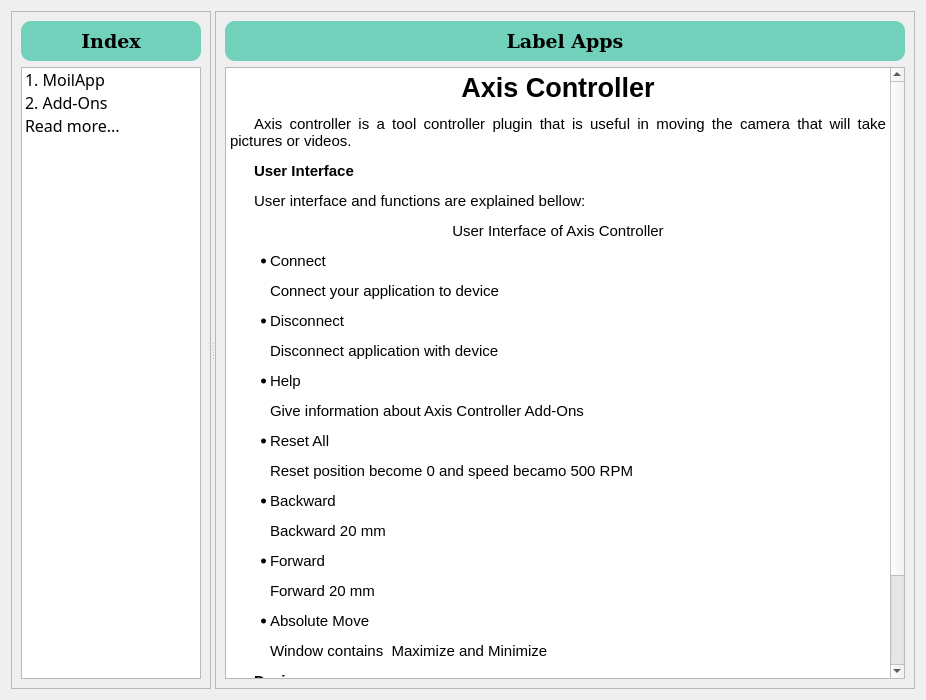
<?xml version="1.0" encoding="UTF-8"?>
<ui version="4.0">
 <class>Help</class>
 <widget class="QWidget" name="Help">
  <property name="geometry">
   <rect>
    <x>0</x>
    <y>0</y>
    <width>922</width>
    <height>700</height>
   </rect>
  </property>
  <property name="minimumSize">
   <size>
    <width>0</width>
    <height>700</height>
   </size>
  </property>
  <property name="maximumSize">
   <size>
    <width>1000</width>
    <height>16777215</height>
   </size>
  </property>
  <property name="windowTitle">
   <string>MoilApp Help</string>
  </property>
  <property name="windowIcon">
   <iconset>
    <normaloff>../../../../My/MoilApp.v.3/MoilApp/src/github/Moildev-apps/src/assets/help.png</normaloff>../../../../My/MoilApp.v.3/MoilApp/src/github/Moildev-apps/src/assets/help.png</iconset>
  </property>
  <layout class="QHBoxLayout" name="horizontalLayout">
   <item>
    <widget class="QSplitter" name="splitter">
     <property name="orientation">
      <enum>Qt::Horizontal</enum>
     </property>
     <widget class="QFrame" name="frame">
      <property name="minimumSize">
       <size>
        <width>200</width>
        <height>0</height>
       </size>
      </property>
      <property name="maximumSize">
       <size>
        <width>250</width>
        <height>16777215</height>
       </size>
      </property>
      <property name="frameShape">
       <enum>QFrame::StyledPanel</enum>
      </property>
      <property name="frameShadow">
       <enum>QFrame::Raised</enum>
      </property>
      <layout class="QVBoxLayout" name="verticalLayout">
       <item>
        <widget class="QLabel" name="label_2">
         <property name="minimumSize">
          <size>
           <width>0</width>
           <height>40</height>
          </size>
         </property>
         <property name="font">
          <font>
           <family>DejaVu Serif</family>
           <pointsize>14</pointsize>
           <weight>75</weight>
           <bold>true</bold>
          </font>
         </property>
         <property name="styleSheet">
          <string notr="true">border-color: rgb(66, 69, 183);
background-color: #71D1BA;
border-radius: 10px;</string>
         </property>
         <property name="frameShape">
          <enum>QFrame::Box</enum>
         </property>
         <property name="text">
          <string>Index</string>
         </property>
         <property name="alignment">
          <set>Qt::AlignCenter</set>
         </property>
        </widget>
       </item>
       <item>
        <widget class="QListWidget" name="listWidget">
         <property name="font">
          <font>
           <family>Waree</family>
           <pointsize>12</pointsize>
          </font>
         </property>
         <item>
          <property name="text">
           <string>1. MoilApp</string>
          </property>
         </item>
         <item>
          <property name="text">
           <string>2. Add-Ons</string>
          </property>
         </item>
         <item>
          <property name="text">
           <string>Read more...</string>
          </property>
         </item>
        </widget>
       </item>
      </layout>
     </widget>
     <widget class="QScrollArea" name="scrollArea">
      <property name="minimumSize">
       <size>
        <width>700</width>
        <height>0</height>
       </size>
      </property>
      <property name="widgetResizable">
       <bool>true</bool>
      </property>
      <widget class="QWidget" name="scrollAreaWidgetContents">
       <property name="geometry">
        <rect>
         <x>0</x>
         <y>0</y>
         <width>698</width>
         <height>680</height>
        </rect>
       </property>
       <layout class="QVBoxLayout" name="verticalLayout_2">
        <item>
         <widget class="QLabel" name="label">
          <property name="minimumSize">
           <size>
            <width>0</width>
            <height>40</height>
           </size>
          </property>
          <property name="font">
           <font>
            <family>DejaVu Serif</family>
            <pointsize>14</pointsize>
            <weight>75</weight>
            <bold>true</bold>
           </font>
          </property>
          <property name="styleSheet">
           <string notr="true">border-color: rgb(66, 69, 183);
background-color: #71D1BA;
border-radius: 10px;</string>
          </property>
          <property name="frameShape">
           <enum>QFrame::Box</enum>
          </property>
          <property name="text">
           <string>Label Apps</string>
          </property>
          <property name="alignment">
           <set>Qt::AlignCenter</set>
          </property>
         </widget>
        </item>
        <item>
         <widget class="QTextBrowser" name="textBrowser">
          <property name="html">
           <string>&lt;!DOCTYPE HTML PUBLIC &quot;-//W3C//DTD HTML 4.0//EN&quot; &quot;http://www.w3.org/TR/REC-html40/strict.dtd&quot;&gt;
&lt;html&gt;&lt;head&gt;&lt;meta name=&quot;qrichtext&quot; content=&quot;1&quot; /&gt;&lt;style type=&quot;text/css&quot;&gt;
p, li { white-space: pre-wrap; }
&lt;/style&gt;&lt;/head&gt;&lt;body style=&quot; font-family:'Ubuntu'; font-size:11pt; font-weight:400; font-style:normal;&quot;&gt;
&lt;p align=&quot;center&quot; style=&quot; margin-top:12px; margin-bottom:12px; margin-left:0px; margin-right:0px; -qt-block-indent:0; text-indent:0px;&quot;&gt;&lt;span style=&quot; font-size:20pt; font-weight:600;&quot;&gt;Axis Controller&lt;/span&gt;&lt;/p&gt;
&lt;p align=&quot;justify&quot; style=&quot; margin-top:12px; margin-bottom:12px; margin-left:0px; margin-right:0px; -qt-block-indent:0; text-indent:24px;&quot;&gt;Axis controller is a tool controller plugin that is useful in moving the camera that will take pictures or videos. &lt;/p&gt;
&lt;p align=&quot;justify&quot; style=&quot; margin-top:12px; margin-bottom:12px; margin-left:0px; margin-right:0px; -qt-block-indent:0; text-indent:24px;&quot;&gt;&lt;span style=&quot; font-weight:600;&quot;&gt;User Interface&lt;/span&gt;&lt;/p&gt;
&lt;p align=&quot;justify&quot; style=&quot; margin-top:12px; margin-bottom:12px; margin-left:0px; margin-right:0px; -qt-block-indent:0; text-indent:24px;&quot;&gt;User interface and functions are explained bellow:&lt;/p&gt;
&lt;p align=&quot;center&quot; style=&quot; margin-top:12px; margin-bottom:12px; margin-left:0px; margin-right:0px; -qt-block-indent:0; text-indent:0px;&quot;&gt;&lt;img src=&quot;:/Moilapp/axis.png&quot; /&gt;&lt;/p&gt;
&lt;p align=&quot;center&quot; style=&quot; margin-top:12px; margin-bottom:12px; margin-left:0px; margin-right:0px; -qt-block-indent:0; text-indent:0px;&quot;&gt;User Interface of Axis Controller&lt;/p&gt;
&lt;ul style=&quot;margin-top: 0px; margin-bottom: 0px; margin-left: 0px; margin-right: 0px; -qt-list-indent: 1;&quot;&gt;&lt;li style=&quot; margin-top:12px; margin-bottom:0px; margin-left:0px; margin-right:0px; -qt-block-indent:0; text-indent:0px;&quot;&gt;Connect&lt;/li&gt;
&lt;p style=&quot; margin-top:12px; margin-bottom:12px; margin-left:0px; margin-right:0px; -qt-block-indent:1; text-indent:0px;&quot;&gt;Connect your application to device&lt;/p&gt;
&lt;li style=&quot; margin-top:0px; margin-bottom:0px; margin-left:0px; margin-right:0px; -qt-block-indent:0; text-indent:0px;&quot;&gt;Disconnect&lt;/li&gt;
&lt;p style=&quot; margin-top:12px; margin-bottom:12px; margin-left:0px; margin-right:0px; -qt-block-indent:1; text-indent:0px;&quot;&gt;Disconnect application with device&lt;/p&gt;
&lt;li style=&quot; margin-top:0px; margin-bottom:0px; margin-left:0px; margin-right:0px; -qt-block-indent:0; text-indent:0px;&quot;&gt;Help&lt;/li&gt;
&lt;p style=&quot; margin-top:12px; margin-bottom:12px; margin-left:0px; margin-right:0px; -qt-block-indent:1; text-indent:0px;&quot;&gt;Give information about Axis Controller Add-Ons&lt;/p&gt;
&lt;li style=&quot; margin-top:0px; margin-bottom:0px; margin-left:0px; margin-right:0px; -qt-block-indent:0; text-indent:0px;&quot;&gt;Reset All&lt;/li&gt;
&lt;p style=&quot; margin-top:12px; margin-bottom:12px; margin-left:0px; margin-right:0px; -qt-block-indent:1; text-indent:0px;&quot;&gt;Reset position become 0 and speed becamo 500 RPM&lt;/p&gt;
&lt;li style=&quot; margin-top:0px; margin-bottom:0px; margin-left:0px; margin-right:0px; -qt-block-indent:0; text-indent:0px;&quot;&gt;Backward&lt;/li&gt;
&lt;p style=&quot; margin-top:12px; margin-bottom:12px; margin-left:0px; margin-right:0px; -qt-block-indent:1; text-indent:0px;&quot;&gt;Backward 20 mm&lt;/p&gt;
&lt;li style=&quot; margin-top:0px; margin-bottom:0px; margin-left:0px; margin-right:0px; -qt-block-indent:0; text-indent:0px;&quot;&gt;Forward&lt;/li&gt;
&lt;p style=&quot; margin-top:12px; margin-bottom:12px; margin-left:0px; margin-right:0px; -qt-block-indent:1; text-indent:0px;&quot;&gt;Forward 20 mm&lt;/p&gt;
&lt;li style=&quot; margin-top:0px; margin-bottom:0px; margin-left:0px; margin-right:0px; -qt-block-indent:0; text-indent:0px;&quot;&gt;Absolute Move&lt;/li&gt;&lt;/ul&gt;
&lt;p style=&quot; margin-top:12px; margin-bottom:12px; margin-left:0px; margin-right:0px; -qt-block-indent:1; text-indent:0px;&quot;&gt;Window contains  Maximize and Minimize&lt;/p&gt;
&lt;p style=&quot; margin-top:12px; margin-bottom:12px; margin-left:0px; margin-right:0px; -qt-block-indent:0; text-indent:24px;&quot;&gt;&lt;span style=&quot; font-weight:600;&quot;&gt;Device&lt;/span&gt;&lt;/p&gt;
&lt;p align=&quot;justify&quot; style=&quot; margin-top:12px; margin-bottom:12px; margin-left:0px; margin-right:0px; -qt-block-indent:0; text-indent:24px;&quot;&gt;The devices used are also specifically as in the following picture. These devices are prepared by MOIL-Lab. In this device consists of a specimen, a camera controlled by a raspberry pi, a power supply and a usb connected to the user labtop&lt;/p&gt;
&lt;p align=&quot;center&quot; style=&quot; margin-top:12px; margin-bottom:12px; margin-left:0px; margin-right:0px; -qt-block-indent:0; text-indent:0px;&quot;&gt;&lt;img src=&quot;:/Moilapp/axis.jpg&quot; /&gt;&lt;/p&gt;
&lt;p align=&quot;center&quot; style=&quot; margin-top:12px; margin-bottom:12px; margin-left:0px; margin-right:0px; -qt-block-indent:0; text-indent:0px;&quot;&gt;Device to Capture Image&lt;/p&gt;&lt;/body&gt;&lt;/html&gt;</string>
          </property>
          <property name="searchPaths">
           <stringlist notr="true"/>
          </property>
         </widget>
        </item>
       </layout>
      </widget>
     </widget>
    </widget>
   </item>
  </layout>
 </widget>
 <resources>
  <include location="../image_help/help_moilapp.qrc"/>
 </resources>
 <connections/>
</ui>
